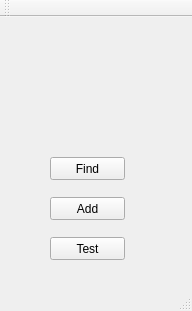
<?xml version="1.0" encoding="UTF-8"?>
<ui version="4.0">
 <class>MainWindow</class>
 <widget class="QMainWindow" name="MainWindow">
  <property name="geometry">
   <rect>
    <x>0</x>
    <y>0</y>
    <width>192</width>
    <height>311</height>
   </rect>
  </property>
  <property name="windowTitle">
   <string>MainWindow</string>
  </property>
  <widget class="QWidget" name="centralWidget">
   <widget class="QPushButton" name="testButton">
    <property name="geometry">
     <rect>
      <x>50</x>
      <y>220</y>
      <width>75</width>
      <height>23</height>
     </rect>
    </property>
    <property name="text">
     <string>Test</string>
    </property>
   </widget>
   <widget class="QPushButton" name="addButton">
    <property name="geometry">
     <rect>
      <x>50</x>
      <y>180</y>
      <width>75</width>
      <height>23</height>
     </rect>
    </property>
    <property name="text">
     <string>Add</string>
    </property>
   </widget>
   <widget class="QPushButton" name="findButton">
    <property name="geometry">
     <rect>
      <x>50</x>
      <y>140</y>
      <width>75</width>
      <height>23</height>
     </rect>
    </property>
    <property name="text">
     <string>Find</string>
    </property>
   </widget>
  </widget>
  <widget class="QMenuBar" name="menuBar">
   <property name="geometry">
    <rect>
     <x>0</x>
     <y>0</y>
     <width>192</width>
     <height>22</height>
    </rect>
   </property>
  </widget>
  <widget class="QToolBar" name="mainToolBar">
   <attribute name="toolBarArea">
    <enum>TopToolBarArea</enum>
   </attribute>
   <attribute name="toolBarBreak">
    <bool>false</bool>
   </attribute>
  </widget>
  <widget class="QStatusBar" name="statusBar"/>
 </widget>
 <layoutdefault spacing="6" margin="11"/>
 <resources/>
 <connections/>
</ui>
